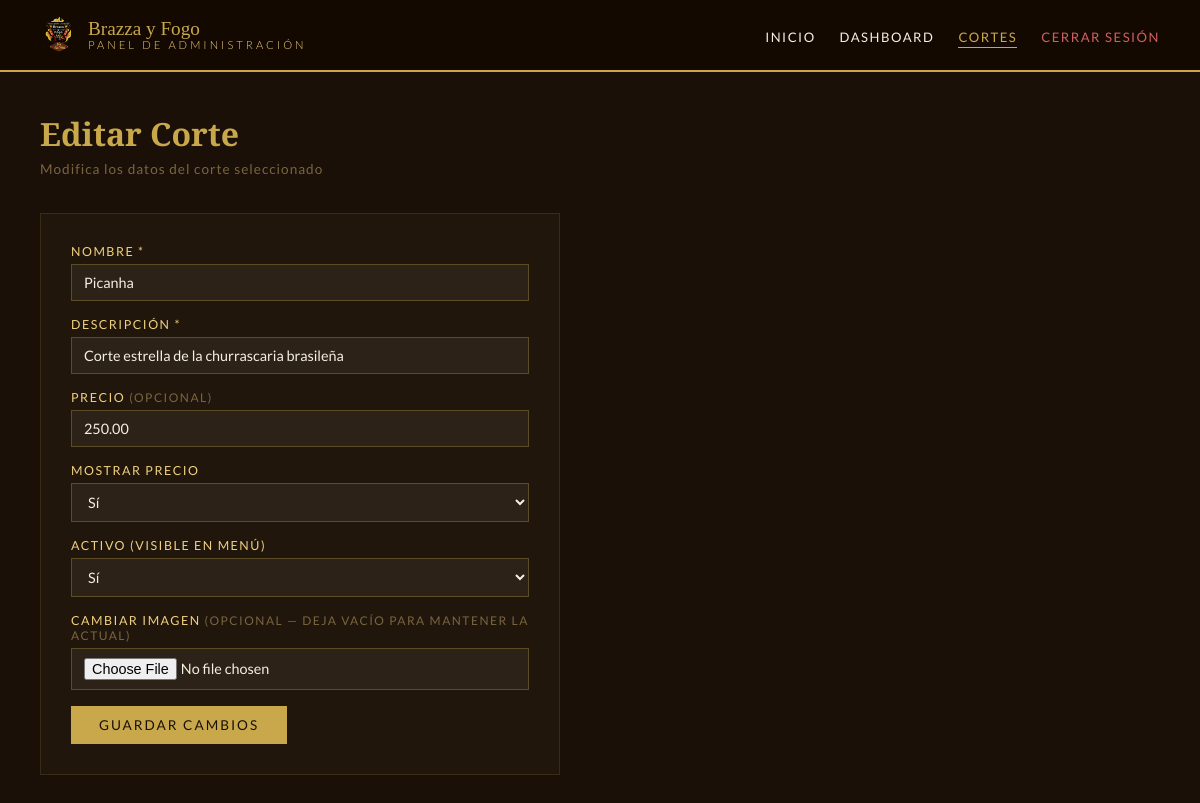
Screenshot of /admin/editFood.php?id=1 (signed in) with the database file from the repository.
### tables this page shows
CREATE TABLE food (
    id          INT AUTO_INCREMENT PRIMARY KEY,
    name        VARCHAR(100) NOT NULL,
    description VARCHAR(255),
    image       VARCHAR(255),
    price       DECIMAL(8,2) DEFAULT NULL,
    show_price  TINYINT(1)   DEFAULT 1,
    active      TINYINT(1)   DEFAULT 1,
    created_at  TIMESTAMP DEFAULT CURRENT_TIMESTAMP
);

### admin/editFood.php (the view, shortened to what this page needs)
<?php
    require '../db/db.php';
    $id     = $_GET['id'];
    $sql    = "SELECT * FROM food WHERE id = $id";
    $result = mysqli_query($conn, $sql);
    $item   = mysqli_fetch_array($result);
?>
<!DOCTYPE html>
<html lang="es">
<head>
  <link rel="stylesheet" href="../assets/css/main.css">
  <link rel="stylesheet" href="../assets/css/admin.css">
</head>
<body>
  <nav class="admin-nav">
    <div class="brand" style="display:flex; align-items:center; gap:10px;">
      <img src="../assets/images/brazza_logo.png" alt="Logo" style="width:38px; height:38px; object-fit:contain; opacity:0.9;">
      <div>Brazza y Fogo<span>Panel de Administración</span></div>
    </div>
    <ul>
      <li><a href="../index.php">Inicio</a></li>
      <li><a href="dashboard.php">Dashboard</a></li>
      <li><a href="menu-food.php" class="active">Cortes</a></li>
      <li><a href="../db/logout.php" class="nav-logout">Cerrar Sesión</a></li>
    </ul>
  </nav>
  <div class="admin-wrap">
    <h1 class="admin-page-title">Editar Corte</h1>
    <p class="admin-page-sub">Modifica los datos del corte seleccionado</p>
    <form class="admin-form" action="../db/updateFood.php" method="POST" enctype="multipart/form-data">
      <div>
        <label for="name">Nombre *</label>
        <input type="text" id="name" name="name" value="<?php echo $item['name']; ?>">
      </div>
      <div>
        <label for="description">Descripción *</label>
        <input type="text" id="description" name="description" value="<?php echo $item['description']; ?>">
      </div>
      <div>
        <label for="price">Precio <span style="color:#7a6540; font-size:0.75rem;">(opcional)</span></label>
        <input type="number" id="price" name="price" step="0.01" value="<?php echo $item['price']; ?>">
      </div>
      <div>
        <label for="show_price">Mostrar precio</label>
        <select id="show_price" name="show_price">
          <option value="1" <?php if($item['show_price'] == 1) echo 'selected'; ?>>Sí</option>
        </select>
      </div>
      <div>
        <label for="active">Activo (visible en menú)</label>
        <select id="active" name="active">
          <option value="1" <?php if($item['active'] == 1) echo 'selected'; ?>>Sí</option>
        </select>
      </div>
      <div>
        <label for="image">Cambiar imagen <span style="color:#7a6540; font-size:0.75rem;">(opcional — deja vacío para mantener la actual)</span></label>
        <input type="file" id="image" name="image" accept=".jpg,.jpeg,.png">
      </div>
      <button type="submit">Guardar Cambios</button>
    </form>
  </div>
</body>
</html>

### assets/css/main.css (style rules this page uses)
:root { --gold: #c9a84c; --gold-light: #f0d080; --dark: #1a1008; --charcoal: #2c1f0e; --red: #8b1a1a; --cream: #f5efe0; --text: #3a2a10; }
* { margin: 0; padding: 0; box-sizing: border-box; }
body { background-color: var(--dark); color: var(--cream); font-family: 'Lato', sans-serif; }
nav { display: flex; justify-content: space-between; align-items: center; padding: 18px 60px; background: rgba(20, 10, 2, 0.95); border-bottom: 1px solid var(--gold); position: sticky; top: 0; z-index: 100; }
nav .brand { font-family: 'Playfair Display', serif; font-size: 1.4rem; color: var(--gold); line-height: 1.1; }
nav .brand span { display: block; font-size: 0.75rem; letter-spacing: 3px; color: var(--gold-light); font-family: 'Lato', sans-serif; font-weight: 300; text-transform: uppercase; }
nav ul { list-style: none; display: flex; gap: 36px; align-items: center; }
nav ul a { text-decoration: none; color: var(--cream); font-size: 0.85rem; letter-spacing: 2px; text-transform: uppercase; transition: color 0.3s; }

### assets/css/admin.css (style rules this page uses)
.admin-nav { display: flex; justify-content: space-between; align-items: center; padding: 16px 40px; background: rgba(20,10,2,0.98); border-bottom: 2px solid var(--gold); position: sticky; top: 0; z-index: 100; }
.admin-nav .brand { font-family: 'Playfair Display', serif; color: var(--gold); font-size: 1.2rem; }
.admin-nav .brand span { font-size: 0.7rem; letter-spacing: 3px; color: var(--gold-light); font-family: 'Lato', sans-serif; font-weight: 300; text-transform: uppercase; display: block; }
.admin-nav ul { list-style: none; display: flex; gap: 24px; align-items: center; }
.admin-nav ul a { text-decoration: none; color: var(--cream); font-size: 0.82rem; letter-spacing: 1.5px; text-transform: uppercase; transition: color 0.3s; }
.admin-nav ul a.active { color: var(--gold); border-bottom: 1px solid var(--gold); padding-bottom: 2px; }
.admin-nav ul .nav-logout { color: #d06060; }
.admin-wrap { max-width: 1200px; margin: 0 auto; padding: 40px 40px; }
.admin-page-title { font-family: 'Playfair Display', serif; color: var(--gold); font-size: 2rem; margin-bottom: 6px; }
.admin-page-sub { color: #7a6540; font-size: 0.85rem; letter-spacing: 1px; margin-bottom: 36px; }
.admin-form { display: flex; flex-direction: column; max-width: 520px; gap: 16px; margin-bottom: 50px; background: rgba(201,168,76,0.04); border: 1px solid rgba(201,168,76,0.15); padding: 30px; }
.admin-form label { display: block; color: var(--gold-light); font-size: 0.78rem; letter-spacing: 1.5px; text-transform: uppercase; margin-bottom: 5px; }
.admin-form input, .admin-form select, .admin-form textarea { width: 100%; background: rgba(255,255,255,0.05); border: 1px solid rgba(201,168,76,0.3); color: var(--cream); padding: 9px 12px; font-family: 'Lato', sans-serif; font-size: 0.9rem; outline: none; transition: border-color 0.3s; }
.admin-form select option { background: var(--charcoal); }
.admin-form button[type="submit"] { padding: 11px 28px; background: var(--gold); color: var(--dark); border: none; font-family: 'Lato', sans-serif; font-size: 0.85rem; letter-spacing: 2px; text-transform: uppercase; cursor: pointer; transition: background 0.3s; align-self: flex-start; }

### rows the page displays
food: name "Picanha", description "Corte estrella de la churrascaria brasileña", price "250.00", show_price "Sí", active "Sí"
